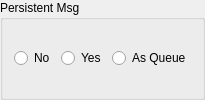
            <widget class="QGroupBox" name="persistBox">
              <property name="title">
                <string>Persistent Msg</string>
              </property>
              <layout class="QHBoxLayout" name="persistBoxLayout">
                <item>
                  <widget class="QRadioButton" name="persistNoRadio">
                    <property name="text">
                      <string>No</string>
                    </property>
                    <property name="toolTip">
                      <string>Message is non-persistent</string>
                    </property>
                    <property name="accessibleName">
                      <string>No</string>
                    </property>
                  </widget>
                </item>
                <item>
                  <widget class="QRadioButton" name="persistYesRadio">
                    <property name="text">
                      <string>Yes</string>
                    </property>
                    <property name="toolTip">
                      <string>Message is persistent</string>
                    </property>
                    <property name="accessibleName">
                      <string>Yes</string>
                    </property>
                  </widget>
                </item>
                <item>
                  <widget class="QRadioButton" name="persistAsQueueRadio">
                    <property name="text">
                      <string>As Queue</string>
                    </property>
                    <property name="toolTip">
                      <string>Message will be persistent or not based on queue default</string>
                    </property>
                    <property name="accessibleName">
                      <string>As Queue</string>
                    </property>
                  </widget>
                </item>
              </layout>
            </widget>
